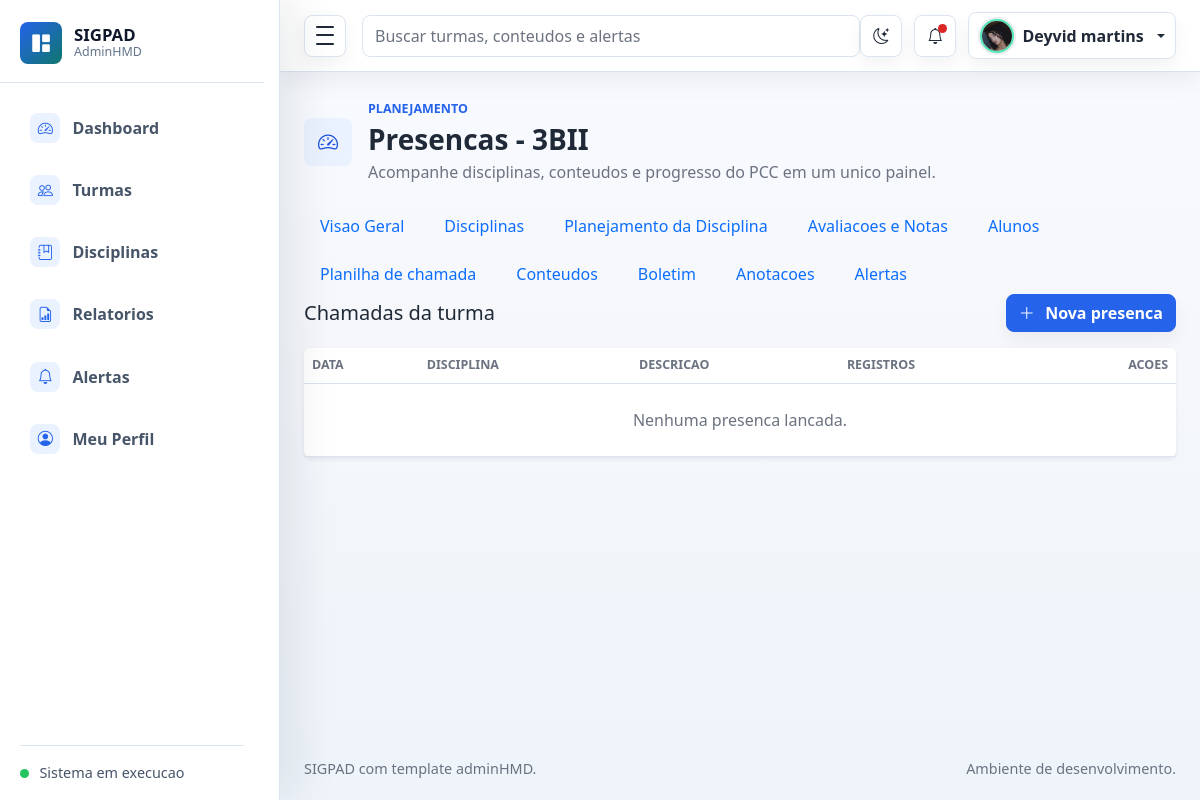
Screenshot of /turmas/2/presencas/ (signed in) with the database file from the repository.
### planejamento/models.py (models this page shows, shortened)
class PerfilUsuario(models.Model):
    usuario = models.OneToOneField(User, verbose_name='usuario', on_delete=models.CASCADE)
    foto = models.ImageField('foto', upload_to='usuarios/fotos/', blank=True, null=True)
    created_at = models.DateTimeField('criado em', auto_now_add=True)
    class Meta:
        verbose_name = 'Perfil de usuario'
        verbose_name_plural = 'Perfis de usuarios'
        ordering = ['usuario__username']

class Turma(models.Model):
    TURNO_CHOICES = [
        ('MATUTINO', 'Matutino'),
        ('VESPERTINO', 'Vespertino'),
        ('NOTURNO', 'Noturno'),
        ('INTEGRAL', 'Integral'),
    ]
    professor = models.ForeignKey(User, verbose_name='professor', on_delete=models.CASCADE)
    nome = models.CharField('nome', max_length=100)
    ano_letivo = models.PositiveIntegerField('ano letivo')
    turno = models.CharField('turno', max_length=20, choices=TURNO_CHOICES)
    descricao = models.TextField('descricao', blank=True, null=True)
    created_at = models.DateTimeField('criado em', auto_now_add=True)
    class Meta:
        verbose_name = 'Turma'
        verbose_name_plural = 'Turmas'
        ordering = ['-ano_letivo', 'nome']

### planejamento/views.py (the view)
# urls.py: path('turmas/<int:turma_id>/presencas/', views.presenca_lista, name='presenca_lista'),
@login_required
def presenca_lista(request, turma_id):
    turma = get_object_or_404(Turma, id=turma_id, professor=request.user)
    chamadas = turma.chamadas.select_related('disciplina').prefetch_related('presencas')
    return render(request, 'presencas/lista.html', {'turma': turma, 'chamadas': chamadas})

### planejamento/context_processors.py (called while the page is built)
def perfil_usuario_logado(request):
    if not request.user.is_authenticated:
        return {'perfil_usuario_logado': None}
    perfil, _ = PerfilUsuario.objects.get_or_create(usuario=request.user)
    alertas = Alerta.objects.filter(usuario=request.user, lido=False)
    return {
        'perfil_usuario_logado': perfil,
        'alertas_nao_lidos_navbar': alertas.count(),
        'alertas_navbar': alertas_gerais_usuario(request.user),
    }

### planejamento/models.py (called while the page is built)
    def get_badge_class(self):
        classes = {
            'INICIO': 'text-bg-primary',
            'ATRASO': 'text-bg-danger',
            'SISTEMA': 'text-bg-warning',
        }
        if self.lido:
            return 'text-bg-secondary'
        return classes.get(self.tipo, 'text-bg-secondary')

    def get_icon_class(self):
        icons = {
            'INICIO': 'bi bi-play-circle',
            'ATRASO': 'bi bi-exclamation-triangle',
            'SISTEMA': 'bi bi-info-circle',
        }
        return icons.get(self.tipo, 'bi bi-bell')

### planejamento/utils.py (called while the page is built)
def _titulo_alerta_geral(turma_nome, tipo):
    titulos = {
        'ATRASO': f'Turma {turma_nome} possui atividade atrasada.',
        'INICIO': f'Turma {turma_nome} possui atividade iniciando em breve.',
        'SISTEMA': f'Turma {turma_nome} possui alerta pendente.',
    }
    return titulos.get(tipo, f'Turma {turma_nome} possui alerta.')

### templates/presencas/lista.html (shortened to what this page needs)
{% extends 'base.html' %}
{% block page_title %}Presencas - {{ turma.nome }}{% endblock %}
{% block turma_subnav %}
{% include 'turmas/_submenu.html' %}
{% endblock %}
{% block content %}
<div class="d-flex justify-content-between align-items-center mb-3">
    <h2 class="h5 mb-0">Chamadas da turma</h2>
    <a href="{% url 'presenca_criar' turma.id %}" class="btn btn-primary"><i class="bi bi-plus-lg me-1"></i>Nova presenca</a>
</div>
<div class="card border-0 shadow-sm">
    <div class="table-responsive">
        <table class="table table-hover align-middle mb-0">
            <thead>
                <tr>
                    <th>Data</th>
                    <th>Disciplina</th>
                    <th>Descricao</th>
                    <th>Registros</th>
                    <th class="text-end">Acoes</th>
                </tr>
            </thead>
            <tbody>
                {% for chamada in chamadas %}
                    <tr>
                        <td>{{ chamada.data|date:'d/m/Y' }}</td>
                        <td>{{ chamada.disciplina.nome }}</td>
                        <td>{{ chamada.descricao|default:'-' }}</td>
                        <td>{{ chamada.presencas.count }}</td>
                        <td class="text-end">
                            <a href="{% url 'presenca_detalhes' turma.id chamada.id %}" class="btn btn-sm btn-outline-primary">Detalhes</a>
                            <a href="{% url 'presenca_editar' turma.id chamada.id %}" class="btn btn-sm btn-outline-success">Editar presenca</a>
                            <a href="{% url 'presenca_deletar' turma.id chamada.id %}" class="btn btn-sm btn-outline-danger">Excluir</a>
                        </td>
                    </tr>
                {% empty %}
                    <tr>
                        <td colspan="5" class="text-center text-muted py-4">Nenhuma presenca lancada.</td>
                    </tr>
                {% endfor %}
            </tbody>
        </table>
    </div>
</div>
{% endblock %}

### templates/base.html (shortened to what this page needs)
{% load static %}
<!doctype html>
<html lang="pt-br">
<head>
    <link rel="stylesheet" href="{% static 'assets/css/bootstrap.min.css' %}">
    <link rel="stylesheet" href="{% static 'assets/vendors/bootstrap-icons/bootstrap-icons.css' %}">
    <link rel="stylesheet" href="{% static 'assets/css/style.css' %}">
</head>
<body>
    <div class="admin-shell">
        <aside class="admin-sidebar" id="adminSidebar" aria-label="Navegacao principal">
            <div class="sidebar-header">
                <a class="brand-mark" href="{% url 'dashboard' %}" aria-label="SIGPAD dashboard">
                    <span class="brand-icon"><i class="bi bi-grid-1x2-fill" aria-hidden="true"></i></span>
                    <span class="brand-copy">
                        <span class="brand-title">SIGPAD</span>
                        <span class="brand-subtitle">AdminHMD</span>
                    </span>
                </a>
            </div>
            <nav class="sidebar-nav">
                <a class="nav-link {% if request.resolver_match.url_name == 'dashboard' %}active{% endif %}" href="{% url 'dashboard' %}" {% if request.resolver_match.url_name == 'dashboard' %}aria-current="page"{% endif %}>
                    <span class="nav-icon"><i class="bi bi-speedometer2" aria-hidden="true"></i></span>
                    <span class="nav-text">Dashboard</span>
                </a>
                <a class="nav-link {% if 'turma' in request.resolver_match.url_name %}active{% endif %}" href="{% url 'turma_lista' %}">
                    <span class="nav-icon"><i class="bi bi-people" aria-hidden="true"></i></span>
                    <span class="nav-text">Turmas</span>
                </a>
                <a class="nav-link {% if 'disciplina' in request.resolver_match.url_name %}active{% endif %}" href="{% url 'disciplina_lista' %}">
                    <span class="nav-icon"><i class="bi bi-journal-bookmark" aria-hidden="true"></i></span>
                    <span class="nav-text">Disciplinas</span>
                </a>
                <a class="nav-link {% if 'relatorio' in request.resolver_match.url_name or 'exportar' in request.resolver_match.url_name %}active{% endif %}" href="{% url 'relatorio_lista' %}">
                    <span class="nav-icon"><i class="bi bi-file-earmark-bar-graph" aria-hidden="true"></i></span>
                    <span class="nav-text">Relatorios</span>
                </a>
                <a class="nav-link {% if 'alerta' in request.resolver_match.url_name %}active{% endif %}" href="{% url 'alerta_lista' %}">
                    <span class="nav-icon"><i class="bi bi-bell" aria-hidden="true"></i></span>
                    <span class="nav-text">Alertas</span>
                </a>
                <a class="nav-link " href="{% url 'perfil_usuario' %}">
                    <span class="nav-icon"><i class="bi bi-person-circle" aria-hidden="true"></i></span>
                    <span class="nav-text">Meu Perfil</span>
                </a>
            </nav>
            <div class="sidebar-footer">
                <span class="status-dot"></span>
                <span class="sidebar-footer-text">Sistema em execucao</span>
            </div>
        </aside>
        <div class="admin-main">
            <nav class="navbar admin-navbar navbar-expand bg-white">
                <div class="container-fluid px-3 px-lg-4">
                    <button class="sidebar-toggle" type="button" data-sidebar-toggle aria-controls="adminSidebar" aria-expanded="true" aria-label="Alternar menu">
                        <span></span>
                        <span></span>
                        <span></span>
                    </button>
                    <form class="d-none d-md-flex ms-3 flex-grow-1" role="search">
                        <input class="form-control search-input" type="search" placeholder="Buscar turmas, conteudos e alertas" aria-label="Buscar">
                    </form>
                    <div class="navbar-actions ms-auto">
                        <button class="icon-button theme-toggle" type="button" data-theme-toggle aria-label="Alternar tema" title="Alternar tema">
                            <i class="bi bi-moon-stars" data-theme-icon aria-hidden="true"></i>
                        </button>
                        <div class="dropdown">
                            <button class="icon-button" type="button" data-bs-toggle="dropdown" aria-expanded="false" aria-label="Notificacoes">
                                {% if alertas_nao_lidos_navbar %}
                                    <span class="notification-dot"></span>
                                {% endif %}
                                <i class="bi bi-bell" aria-hidden="true"></i>
                            </button>
                        </div>
                        <div class="dropdown">
                            <button class="profile-button dropdown-toggle" type="button" data-bs-toggle="dropdown" aria-expanded="false">
                                {% if request.user.is_authenticated and perfil_usuario_logado.foto %}
                                    <img class="avatar-img avatar-sm rounded-circle" src="{{ perfil_usuario_logado.foto.url }}" alt="Foto do usuario">
                                {% else %}
                                    <img class="avatar-img avatar-sm rounded-circle" src="{% static 'assets/images/avatar/avatar.jpg' %}" alt="Foto padrao">
                                {% endif %}
                                <span class="profile-name d-none d-sm-inline">{% if request.user.is_authenticated %}{{ request.user.get_full_name|default:request.user.username }}{% else %}Entrar{% endif %}</span>
                            </button>
                        </div>
                    </div>
                </div>
            </nav>
            <main class="dashboard-content">
                <div class="container-fluid px-3 px-lg-4 py-4">
                    <div class="page-heading">
                        <div class="page-heading-copy">
                            <span class="page-icon">{% block page_icon %}<i class="bi bi-speedometer2" aria-hidden="true"></i>{% endblock %}</span>
                            <div>
                                <p class="eyebrow mb-1">{% block page_eyebrow %}Planejamento{% endblock %}</p>
                                <h1 class="h3 mb-1">{% block page_title %}Dashboard{% endblock %}</h1>
                                <p class="text-muted mb-0">{% block page_subtitle %}Acompanhe disciplinas, conteudos e progresso do PCC em um unico painel.{% endblock %}</p>
                            </div>
                        </div>
                    </div>
                    {% block turma_subnav %}{% endblock %}
                    {% block content %}{% endblock %}
                </div>
            </main>
            <footer class="admin-footer">
                <div class="container-fluid px-3 px-lg-4">
                    <span>SIGPAD com template adminHMD.</span>
                    <span>Ambiente de desenvolvimento.</span>
                </div>
            </footer>
        </div>
    </div>
</body>
</html>

### rows the page displays
PerfilUsuario: foto (picture)
Turma: nome "3BII"

### other values shown
{{ request.user.get_full_name|default:request.user.username }} "Deyvid martins"
